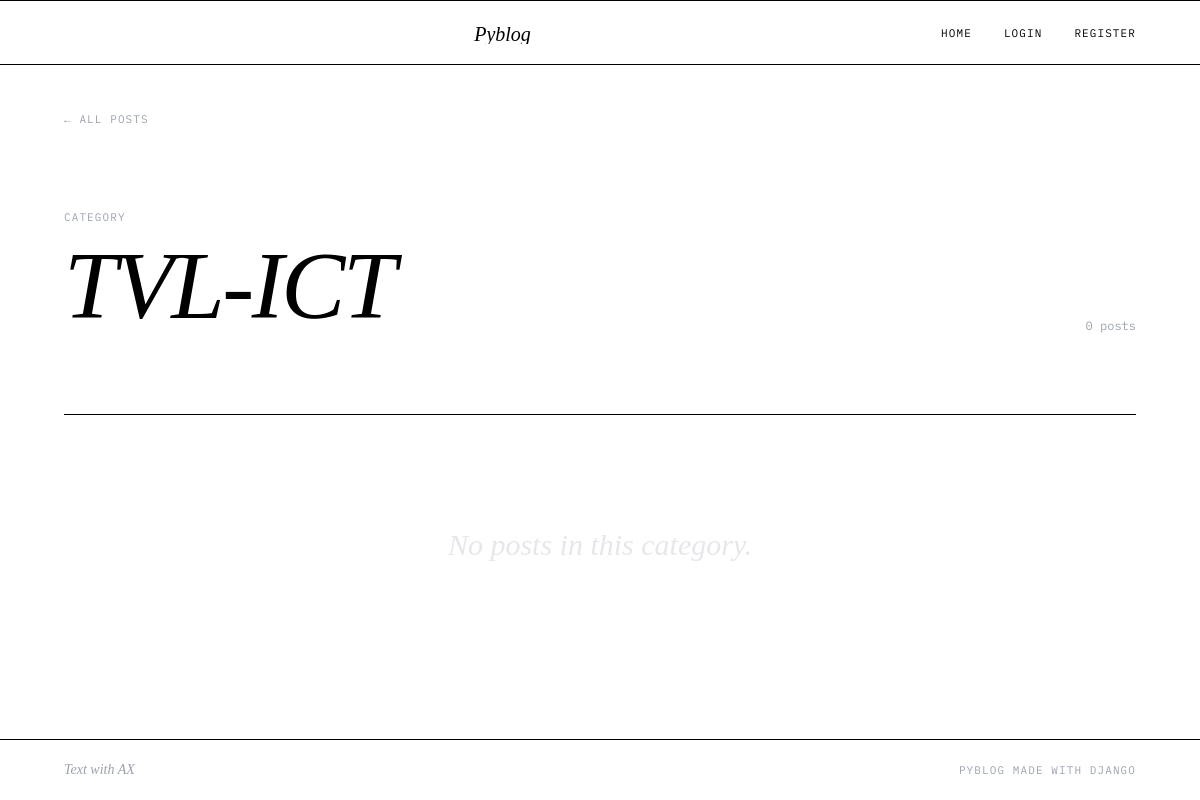
Page /category/TVL-ICT/ on the earlier database version.
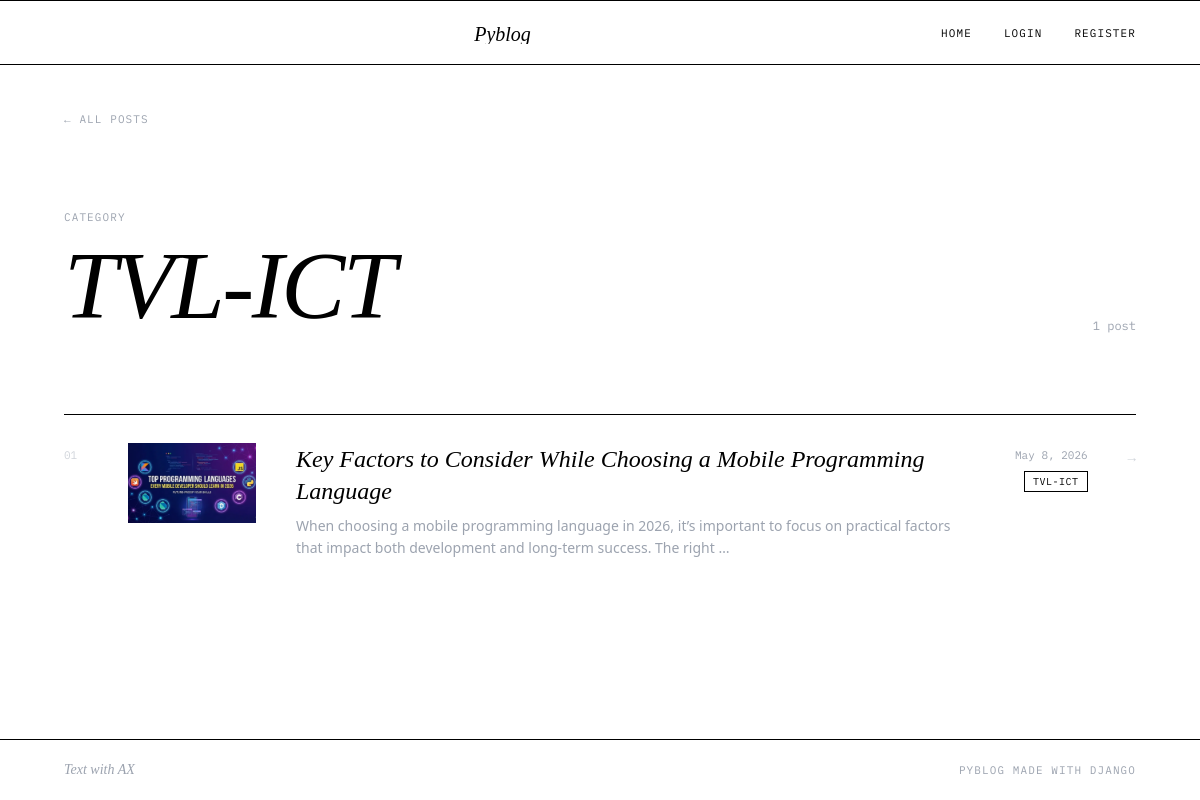
Same page on the later database version.
### blog/models.py (models this page shows, shortened)
class Category(models.Model):
    name = models.CharField(max_length = 30)
    class Meta:
        verbose_name_plural = 'Categories'

class Post(models.Model):
    title = models.CharField(max_length = 255)
    body = models.TextField()
    created_on = models.DateTimeField(auto_now_add = True)
    last_modified = models.DateTimeField(auto_now = True)
    categories = models.ManyToManyField('Category', related_name = 'posts')
    image = models.ImageField(upload_to = 'post_images/', blank = True, null = True)
    author = models.ForeignKey(User, on_delete=models.CASCADE, related_name='posts')

### blog/views.py (the view)
# urls.py: path('category/<str:category>/', views.blog_category, name='blog_category'),
def blog_category(request, category):
    posts = Post.objects.filter(categories__name__contains=category).order_by('-created_on')
    return render(request, 'blog/category.html', {'category': category, 'posts': posts})

### templates/blog/category.html (shortened to what this page needs)
{% load static %}
<!DOCTYPE html>
<html lang="en">
<head>
    <script src="https://cdn.tailwindcss.com"></script>
</head>
<body class="bg-white text-black min-h-screen flex flex-col">
    <header class="border-b border-black relative overflow-hidden">
    <div class="max-w-6xl mx-auto px-4 sm:px-6 lg:px-10 py-5 flex items-center justify-between relative z-10">
        <a href="/" class="font-serif text-xl italic font-light group relative overflow-hidden inline-block h-[1.2em]">
        <a href="/" class="font-serif text-xl italic font-light group relative overflow-hidden inline-block h-[1.2em]">
            <span class="inline-block transition-transform duration-500 group-hover:-translate-y-full">Pyblog</span>
        </a>
        <nav class="hidden md:flex items-center gap-8">
            <a href="{% url 'blog_index' %}"
                class="font-mono text-[11px] tracking-widest uppercase relative overflow-hidden group inline-block h-[1.2em]">
                <span class="inline-block transition-transform duration-300 group-hover:-translate-y-full">Home</span>
            </a>
            {% if user.is_authenticated %}
            <a href="{% url 'profile' %}"
                class="font-mono text-[11px] tracking-widest uppercase relative overflow-hidden group inline-block h-[1.2em]">
                <span class="inline-block transition-transform duration-300 group-hover:-translate-y-full">Profile</span>
                <span class="absolute left-0 top-full inline-block transition-transform duration-300 group-hover:-translate-y-full text-gray-400">Profile</span>
            </a>
            <a href="{% url 'blog_create' %}"
                class="font-mono text-[11px] tracking-widest uppercase relative overflow-hidden group inline-block h-[1.2em]">
                <span class="inline-block transition-transform duration-300 group-hover:-translate-y-full">New Post</span>
                <span class="absolute left-0 top-full inline-block transition-transform duration-300 group-hover:-translate-y-full text-gray-400">New Post</span>
            </a>
            <a href="{% url 'logout' %}"
                class="font-mono text-[11px] tracking-widest uppercase relative overflow-hidden group inline-block h-[1.2em]">
                <span class="inline-block transition-transform duration-300 group-hover:-translate-y-full">Logout</span>
                <span class="absolute left-0 top-full inline-block transition-transform duration-300 group-hover:-translate-y-full text-gray-400">Logout</span>
            </a>
            {% else %}
            <a href="{% url 'login' %}"
                class="font-mono text-[11px] tracking-widest uppercase relative overflow-hidden group inline-block h-[1.2em]">
                <span class="inline-block transition-transform duration-300 group-hover:-translate-y-full">Login</span>
            </a>
            <a href="{% url 'register' %}"
                class="font-mono text-[11px] tracking-widest uppercase relative overflow-hidden group inline-block h-[1.2em]">
                <span class="inline-block transition-transform duration-300 group-hover:-translate-y-full">Register</span>
            </a>
            {% endif %}
        </nav>
    </div>
</header>
    <main class="flex-1 max-w-6xl mx-auto w-full px-6 sm:px-10">
        <div class="pt-10">
            <a href="/"
                class="inline-flex items-center gap-2 font-mono text-[11px] uppercase tracking-widest text-gray-400 hover:text-black transition-colors">
                ← All posts
            </a>
        </div>
        {% block page_title %}
        <div
            class="py-14 sm:py-20 border-b border-black flex flex-col sm:flex-row sm:items-end sm:justify-between gap-4">
            <div>
                <span class="font-mono text-[11px] uppercase tracking-widest text-gray-400 block mb-3">Category</span>
                <h1 class="font-serif text-6xl sm:text-8xl italic font-light leading-[0.9] tracking-tight">
                    {{ category }}
                </h1>
            </div>
            <span class="font-mono text-xs text-gray-400">
                {{ posts|length }} post{{ posts|length|pluralize }}
            </span>
        </div>
        {% endblock page_title %}
        {% block page_content %}
        <div class="divide-y divide-gray-100">
            {% for post in posts %}
            <article class="post-row group">
                <a href="{% url 'blog_detail' post.pk %}" class="flex items-start gap-6 sm:gap-10 py-7">
                    <span class="font-mono text-[11px] text-gray-300 mt-1 w-6 shrink-0 select-none">
                        {{ forloop.counter|stringformat:"02d" }}
                    </span>
                    <div class="img-wrap w-24 h-16 sm:w-32 sm:h-20 shrink-0 bg-gray-100">
                        {% if post.image %}
                        <img src="{{ post.image.url }}" alt="{{ post.title }}" class="w-full h-full object-cover">
                        {% else %}
                        <div class="w-full h-full bg-gray-100"></div>
                        {% endif %}
                    </div>
                    <div class="flex-1 min-w-0">
                        <h2
                            class="font-serif text-xl sm:text-2xl italic font-light leading-snug mb-2 group-hover:opacity-40 transition-opacity duration-300">
                            {{ post.title }}
                        </h2>
                        <p class="hidden sm:block text-sm text-gray-400 leading-relaxed line-clamp-2 font-light">
                            {{ post.body|slice:":160" }}…
                        </p>
                    </div>
                    <div class="hidden md:flex flex-col items-end gap-2 shrink-0 mt-1">
                        <time class="font-mono text-[11px] text-gray-400">{{ post.created_on.date }}</time>
                        <div class="flex flex-wrap gap-1 justify-end">
                            {% for cat in post.categories.all %}
                            <span
                                class="font-mono text-[10px] uppercase tracking-wider border px-2 py-0.5 transition-all
                                {% if cat.name == category %}border-black text-black{% else %}border-gray-200 text-gray-400 group-hover:border-black group-hover:text-black{% endif %}">
                                {{ cat.name }}
                            </span>
                            {% endfor %}
                        </div>
                    </div>
                    <span
                        class="font-mono text-gray-300 group-hover:text-black group-hover:translate-x-1 transition-all mt-1 shrink-0 text-sm">→</span>
                </a>
            </article>
            {% empty %}
            <div class="py-28 text-center font-serif italic text-3xl text-gray-200 font-light">
                No posts in this category.
            </div>
            {% endfor %}
        </div>
        {% endblock page_content %}
    </main>
    <footer class="border-t border-black mt-auto">
        <div class="max-w-6xl mx-auto px-6 sm:px-10 py-5 flex items-center justify-between">
            <span class="font-serif italic text-sm text-gray-400">Text with AX</span>
            <span class="font-mono text-[11px] uppercase tracking-widest text-gray-400">Pyblog made with Django</span>
        </div>
    </footer>
</body>
</html>

### templates/blog/category.html (style rules this page uses)
* { -webkit-font-smoothing: antialiased; }
.post-row { animation: up 0.35s ease both; }
.post-row:nth-child(1) { animation-delay: 0.05s }
.img-wrap { overflow: hidden; }
.img-wrap img { transition: transform 0.6s ease; }

Differences in the rows shown:
added Category: name "TVL-ICT"
added Post: image (picture), title "Key Factors to Consider While Choosing a Mobile Programming Language", body "When choosing a mobile programming language in 2026, it’s important to focus on practical factors that impact both development and long-term success. The right", created_on "May 8, 2026"
Other differences:
{{ posts|length }}: "0" → "1"
{{ category }}: "TVL-ICT" → (not shown)
text no longer shown: "No posts in this category."
